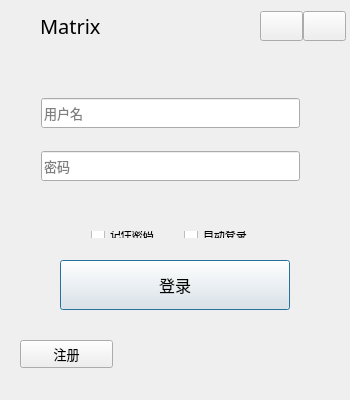
<?xml version="1.0" encoding="UTF-8"?>
<ui version="4.0">
 <class>Dialog</class>
 <widget class="QDialog" name="Dialog">
  <property name="geometry">
   <rect>
    <x>0</x>
    <y>0</y>
    <width>350</width>
    <height>400</height>
   </rect>
  </property>
  <property name="minimumSize">
   <size>
    <width>350</width>
    <height>400</height>
   </size>
  </property>
  <property name="maximumSize">
   <size>
    <width>350</width>
    <height>400</height>
   </size>
  </property>
  <property name="windowTitle">
   <string>Dialog</string>
  </property>
  <property name="windowIcon">
   <iconset resource="../resource/qss.qrc">
    <normaloff>:/ui/image/icon/log.png</normaloff>:/ui/image/icon/log.png</iconset>
  </property>
  <property name="styleSheet">
   <string notr="true"/>
  </property>
  <widget class="QPushButton" name="pushButton_login">
   <property name="geometry">
    <rect>
     <x>60</x>
     <y>260</y>
     <width>230</width>
     <height>50</height>
    </rect>
   </property>
   <property name="minimumSize">
    <size>
     <width>230</width>
     <height>50</height>
    </size>
   </property>
   <property name="maximumSize">
    <size>
     <width>230</width>
     <height>50</height>
    </size>
   </property>
   <property name="font">
    <font>
     <family>微软雅黑</family>
     <pointsize>12</pointsize>
    </font>
   </property>
   <property name="text">
    <string>登录</string>
   </property>
  </widget>
  <widget class="QPushButton" name="pushButton_register">
   <property name="geometry">
    <rect>
     <x>20</x>
     <y>340</y>
     <width>93</width>
     <height>28</height>
    </rect>
   </property>
   <property name="font">
    <font>
     <family>微软雅黑</family>
     <pointsize>10</pointsize>
    </font>
   </property>
   <property name="text">
    <string>注册</string>
   </property>
  </widget>
  <widget class="QWidget" name="layoutWidget">
   <property name="geometry">
    <rect>
     <x>0</x>
     <y>0</y>
     <width>151</width>
     <height>41</height>
    </rect>
   </property>
   <layout class="QHBoxLayout" name="hla_title">
    <item>
     <widget class="QLabel" name="label_log">
      <property name="minimumSize">
       <size>
        <width>0</width>
        <height>0</height>
       </size>
      </property>
      <property name="maximumSize">
       <size>
        <width>10000</width>
        <height>100</height>
       </size>
      </property>
      <property name="layoutDirection">
       <enum>Qt::LeftToRight</enum>
      </property>
      <property name="text">
       <string/>
      </property>
      <property name="alignment">
       <set>Qt::AlignCenter</set>
      </property>
     </widget>
    </item>
    <item>
     <widget class="QLabel" name="label_name">
      <property name="minimumSize">
       <size>
        <width>100</width>
        <height>30</height>
       </size>
      </property>
      <property name="maximumSize">
       <size>
        <width>16777215</width>
        <height>30</height>
       </size>
      </property>
      <property name="font">
       <font>
        <family>黑体</family>
        <pointsize>15</pointsize>
       </font>
      </property>
      <property name="text">
       <string>Matrix</string>
      </property>
      <property name="alignment">
       <set>Qt::AlignLeading|Qt::AlignLeft|Qt::AlignVCenter</set>
      </property>
     </widget>
    </item>
   </layout>
  </widget>
  <widget class="QWidget" name="layoutWidget">
   <property name="geometry">
    <rect>
     <x>30</x>
     <y>70</y>
     <width>281</width>
     <height>141</height>
    </rect>
   </property>
   <layout class="QVBoxLayout" name="vla_actAndPwd">
    <item>
     <widget class="QLineEdit" name="lineEdit_account">
      <property name="minimumSize">
       <size>
        <width>0</width>
        <height>30</height>
       </size>
      </property>
      <property name="font">
       <font>
        <family>微软雅黑</family>
        <pointsize>10</pointsize>
       </font>
      </property>
      <property name="placeholderText">
       <string>用户名</string>
      </property>
     </widget>
    </item>
    <item>
     <widget class="QLineEdit" name="lineEdit_password">
      <property name="minimumSize">
       <size>
        <width>0</width>
        <height>30</height>
       </size>
      </property>
      <property name="font">
       <font>
        <family>微软雅黑</family>
        <pointsize>10</pointsize>
       </font>
      </property>
      <property name="echoMode">
       <enum>QLineEdit::Password</enum>
      </property>
      <property name="placeholderText">
       <string>密码</string>
      </property>
     </widget>
    </item>
   </layout>
  </widget>
  <widget class="QWidget" name="layoutWidget">
   <property name="geometry">
    <rect>
     <x>240</x>
     <y>0</y>
     <width>126</width>
     <height>41</height>
    </rect>
   </property>
   <layout class="QHBoxLayout" name="hla_quitAndMin">
    <property name="spacing">
     <number>0</number>
    </property>
    <property name="leftMargin">
     <number>20</number>
    </property>
    <property name="rightMargin">
     <number>20</number>
    </property>
    <item>
     <widget class="QPushButton" name="pushButton_minimize">
      <property name="minimumSize">
       <size>
        <width>30</width>
        <height>30</height>
       </size>
      </property>
      <property name="text">
       <string/>
      </property>
      <property name="iconSize">
       <size>
        <width>30</width>
        <height>30</height>
       </size>
      </property>
     </widget>
    </item>
    <item>
     <widget class="QPushButton" name="pushButton_shutdown">
      <property name="minimumSize">
       <size>
        <width>30</width>
        <height>30</height>
       </size>
      </property>
      <property name="text">
       <string/>
      </property>
      <property name="iconSize">
       <size>
        <width>30</width>
        <height>30</height>
       </size>
      </property>
     </widget>
    </item>
   </layout>
  </widget>
  <widget class="QWidget" name="layoutWidget">
   <property name="geometry">
    <rect>
     <x>80</x>
     <y>220</y>
     <width>201</width>
     <height>29</height>
    </rect>
   </property>
   <layout class="QHBoxLayout" name="hla_rpwAndAlogin">
    <item>
     <widget class="QCheckBox" name="cbx_remPw">
      <property name="font">
       <font>
        <family>微软雅黑</family>
        <pointsize>8</pointsize>
       </font>
      </property>
      <property name="text">
       <string>记住密码</string>
      </property>
     </widget>
    </item>
    <item>
     <widget class="QCheckBox" name="cbx_autoLogin">
      <property name="font">
       <font>
        <family>微软雅黑</family>
        <pointsize>8</pointsize>
       </font>
      </property>
      <property name="text">
       <string>自动登录</string>
      </property>
     </widget>
    </item>
   </layout>
  </widget>
 </widget>
 <layoutdefault spacing="6" margin="11"/>
 <resources>
  <include location="../resource/qss.qrc"/>
 </resources>
 <connections>
  <connection>
   <sender>pushButton_minimize</sender>
   <signal>clicked()</signal>
   <receiver>Dialog</receiver>
   <slot>showMinimized()</slot>
   <hints>
    <hint type="sourcelabel">
     <x>281</x>
     <y>19</y>
    </hint>
    <hint type="destinationlabel">
     <x>174</x>
     <y>199</y>
    </hint>
   </hints>
  </connection>
  <connection>
   <sender>pushButton_shutdown</sender>
   <signal>clicked()</signal>
   <receiver>Dialog</receiver>
   <slot>close()</slot>
   <hints>
    <hint type="sourcelabel">
     <x>324</x>
     <y>19</y>
    </hint>
    <hint type="destinationlabel">
     <x>174</x>
     <y>199</y>
    </hint>
   </hints>
  </connection>
 </connections>
</ui>
